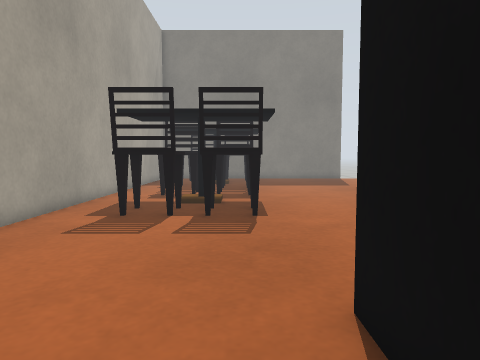
view 1 (above)

18 first-person views from a walk through a Gazebo world. The camera is 0.39 m above the floor, tilts 4° down and sees 70° across. The floor is counted in squares, 0.2 m on a side. Each view is taken from the middle of a square. On the plan, view 1 faces up. The plan holds only what a view shows up to about 18 squares ahead; the rest is blank.

view 2
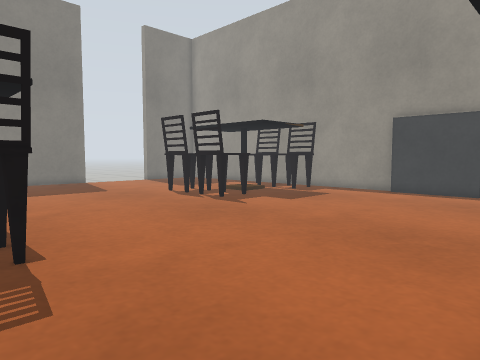

view 3
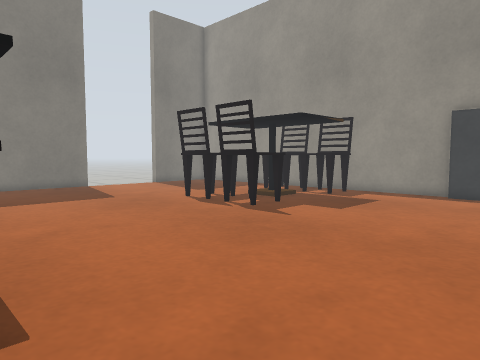

view 4
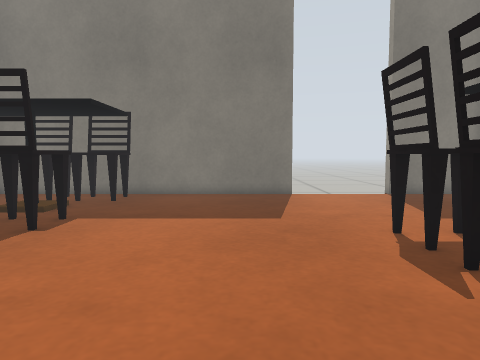

view 5
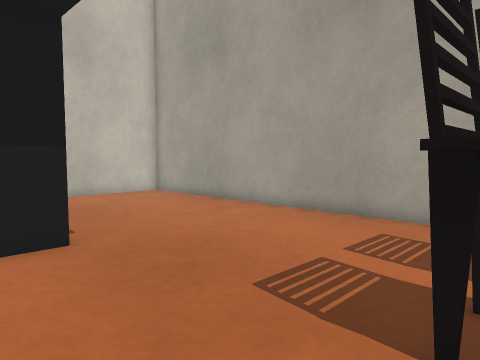

view 6
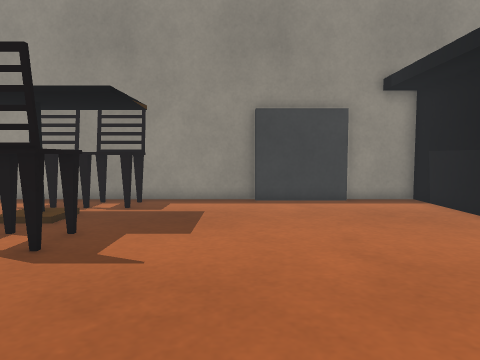

view 7
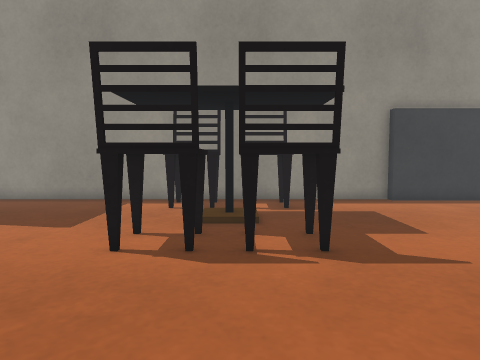

view 8
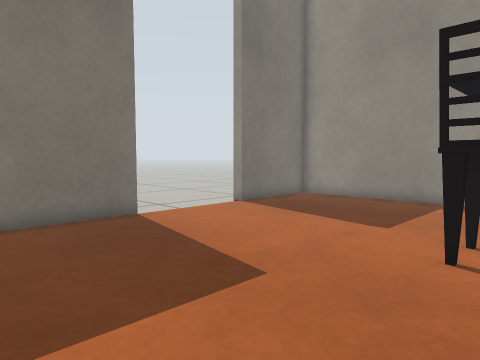

view 9
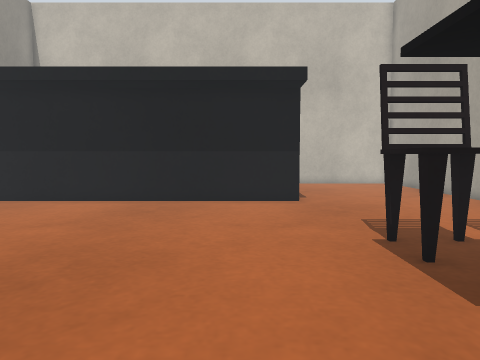

view 10
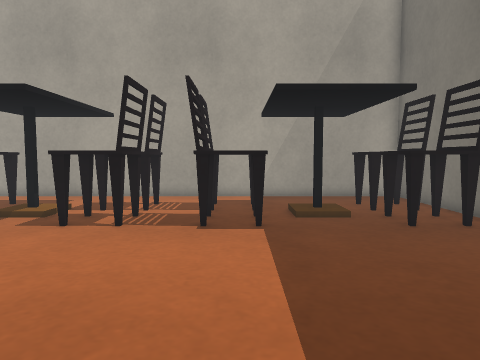

view 11
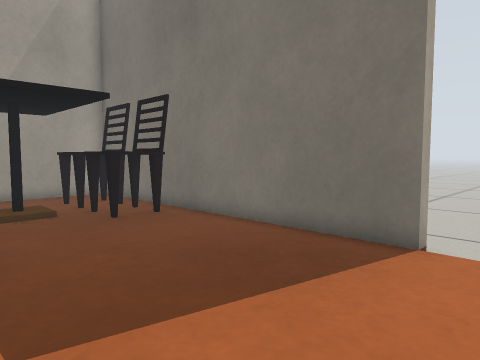

view 12
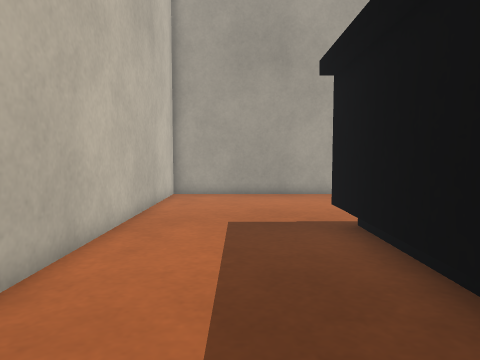

view 13
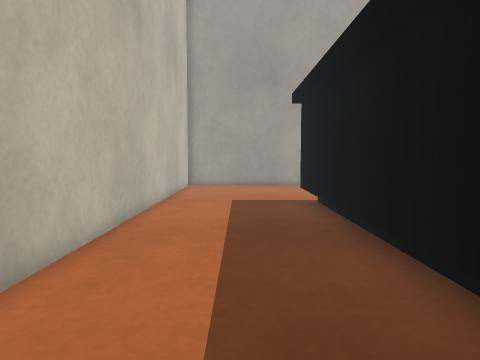

view 14
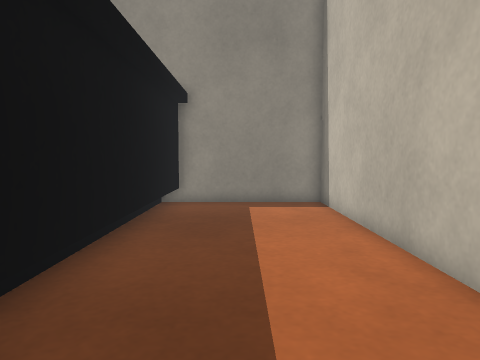

view 15
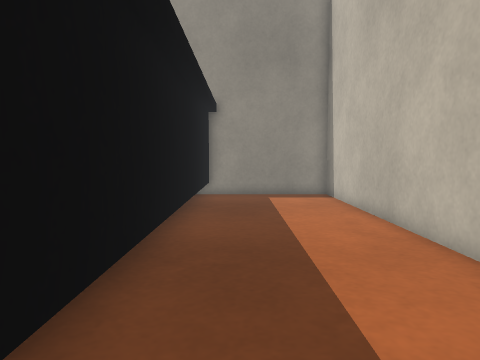

view 16
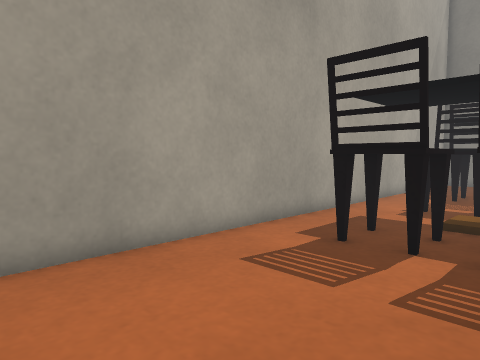

view 17
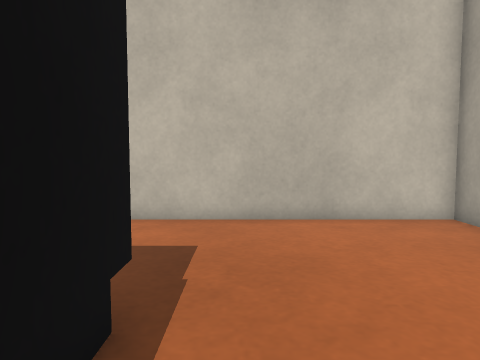

view 18
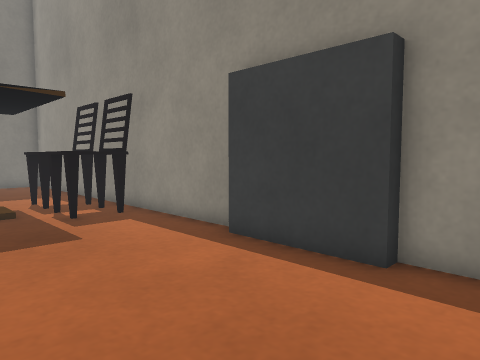

### Floor plan
Key: @ floor where view 1 was taken; # wall or solid block; . main floor; - floor 0.05 m lower than the main floor; = window, fence, low wall or low ledge; T thing the floor can be seen under or through.
Columns run from 7 left of view 1 to 19 right of it. Each row starts with its distance up from view 1.
 31                -------
 30 ################--   ######
 29 #..#####..................#
 28 #..#####=.................#
 27 #..=TT##=.................#
 26 #..     T.................#
 25 #..     T.................#
 24 #..     T.................#
 23 #..T  TTT.................#
 22 #..#####=.................#
 21 #..######........#=#   ==##
 20 #................###   T###
 19 #..######........### T T###
 18 #..# T##=........### T T###
 17 #..#TT###........###   ####
 16 #..     #........#=TTTT==##
 15 #..     #.................#
 14 #..     T.................#
 13 #..TTTTTT.................#
 12 #..  T  =.................#
 11 #..TTTTTT................##
 10 #........................#
  9 #........................#
  8 #........................##
  7 #.........................#
  6 #.........................#
  5 #.........................#
  4 #........##################
  3 #........#
  2 #........#
  1 #........##################
  0 #......@..................#
 -1 #.........................#
 -2 #.........................#
 -3 #.........................#
 -4 #.........................#
 -5 #.........................#
 -6 ###########################

Where each view was taken, in squares from view 1:
view 1: 0 up, 0 right, facing up
view 2: 4 up, 1 left, facing up-right
view 3: 7 up, 0 right, facing up-right
view 4: 12 up, 6 right, facing up
view 5: 12 up, 4 right, facing down-left
view 6: 12 up, 3 right, facing right
view 7: 18 up, 3 right, facing right
view 8: 19 up, 3 right, facing up-right
view 9: 19 up, 4 right, facing down
view 10: 22 up, 10 right, facing left
view 11: 22 up, 11 right, facing up-left
view 12: 2 down, 11 right, facing left
view 13: 2 down, 16 right, facing left
view 14: 2 down, 4 right, facing right
view 15: 1 down, 1 right, facing right
view 16: 4 up, 0 right, facing up-left
view 17: 5 up, 0 right, facing down
view 18: 5 up, 12 right, facing up-right
